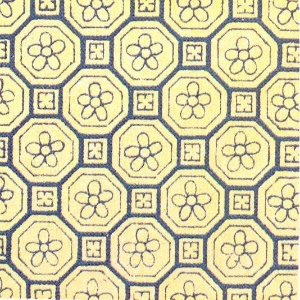
%> input picture _masters_/Image Processing/lab-3-contour/regular_39.jpg, 300 x 300 px
$ octave task2Skeletonize.m   (GNU Octave 9; MATLAB toolbox functions it lacks are replaced by stand-ins)
%> lines starting %> are read from the running program, lines starting %| are printed output that depends on the picture; in (x1, y1, x2, y2) boxes, pixels count from 0 and x2, y2 are one past the last pixel; in counts of white or black regions, pixels touching at a corner belong together; the program's own positions count from 1
clear all;

img = imread('regular_39.jpg');
%> img is the input picture: size 300x300x3 uint8; mean R, G, B 210, 203.8, 163.4
img = rgb2gray(img);
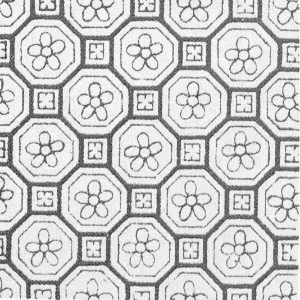
%> img: size 300x300 uint8; min 27, max 253, mean 201.1
img = double (img);
%> img: size 300x300 double

sobelm_x = [ 1 2 1; 0 0 0; -1 -2 -1];
sobelm_y = [ -1 0 1; -2 0 2; -1 0 1];

% convolute with sobel kernel
w_x = conv2(img, sobelm_x);
w_y = conv2(img, sobelm_y);
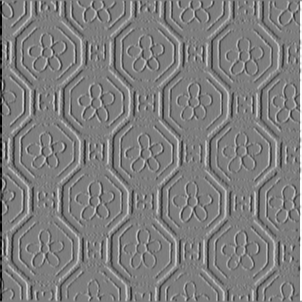
%> w_y: size 302x302 double; min -987, max 1010, mean 0; drawn with min black and max white
w = sqrt(double(w_x.^2 + w_y.^2));
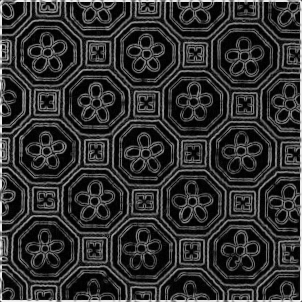
%> w: size 302x302 double; min 0, max 1050.8, mean 207.2; drawn with min black and max white
imshow(w);
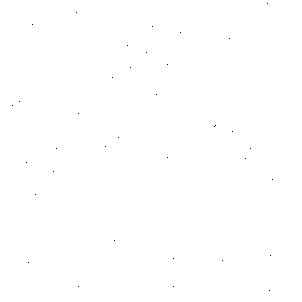
%> displayed picture: size 302x302, on the screen's scale of 0 to 255; 100% white; black in thin lines or dots, all inside (x1, y1, x2, y2) = (12, 3, 273, 291)

imwrite(w, gray(256), 'conv.png');
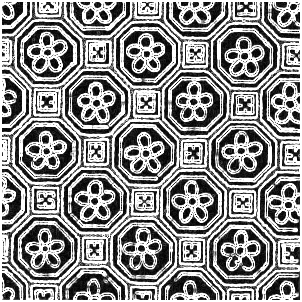
%> saved as conv.png: size 302x302x3 uint8; min 0, max 255, mean 140
img = imread('conv.png');

binarized = imbinarize(img);
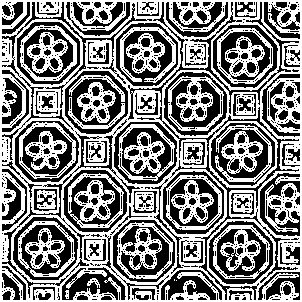
%> binarized: size 302x302x3 logical; 49.8% white; 33 white regions (6 under 20 px), largest, box (x1, y1, x2, y2) and area: (0, 0, 302, 302) 28507, (118, 124, 175, 181) 1248, (68, 173, 124, 228) 1235
% imshow(binarized);

skeletonized = bwskel(binarized);
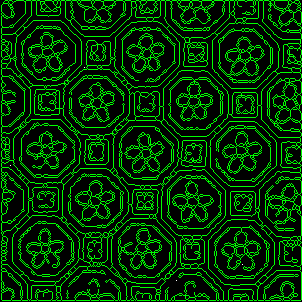
%> skeletonized: size 302x302x3 logical; mean R, G, B 4.39e-05, 0.2, 4.39e-05
imshow(skeletonized);

$ run again, with _masters_/Image Processing/lab-3-contour/regular_32.jpg copied over _masters_/Image Processing/lab-3-contour/regular_39.jpg
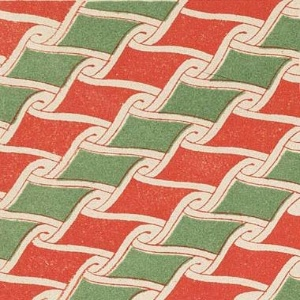
%> input picture _masters_/Image Processing/lab-3-contour/regular_32.jpg, 300 x 300 px
%> img is the input picture: size 300x300x3 uint8; mean R, G, B 196.3, 150.1, 122.2
%> binarized: size 302x302x3 logical; 26.3% white in thin lines or dots
%> `skeletonized = bwskel(binarized);`:
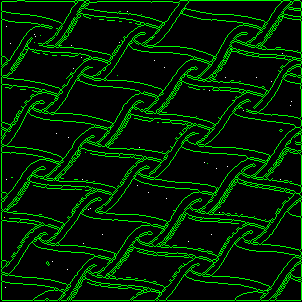
%> skeletonized: size 302x302x3 logical; mean R, G, B 0.000461, 0.129, 0.00045
